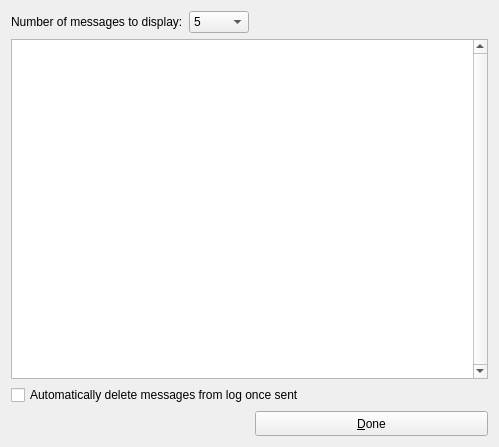
<?xml version="1.0" encoding="UTF-8"?>
<ui version="4.0">
 <class>messageWindow</class>
 <widget class="QDialog" name="messageWindow">
  <property name="geometry">
   <rect>
    <x>0</x>
    <y>0</y>
    <width>499</width>
    <height>447</height>
   </rect>
  </property>
  <property name="windowTitle">
   <string>Manage message log</string>
  </property>
  <property name="windowIcon">
   <iconset resource="resources/resources.qrc">
    <normaloff>:/icons/favicon.ico</normaloff>:/icons/favicon.ico</iconset>
  </property>
  <layout class="QGridLayout" name="gridLayout">
   <item row="0" column="0">
    <widget class="QLabel" name="label">
     <property name="maximumSize">
      <size>
       <width>16777215</width>
       <height>16777215</height>
      </size>
     </property>
     <property name="text">
      <string>Number of messages to display:</string>
     </property>
    </widget>
   </item>
   <item row="0" column="2" colspan="2">
    <spacer name="horizontalSpacer_2">
     <property name="orientation">
      <enum>Qt::Horizontal</enum>
     </property>
     <property name="sizeHint" stdset="0">
      <size>
       <width>40</width>
       <height>20</height>
      </size>
     </property>
    </spacer>
   </item>
   <item row="2" column="0" colspan="3">
    <widget class="QCheckBox" name="cb_autoDelete">
     <property name="text">
      <string>Automatically delete messages from log once sent</string>
     </property>
    </widget>
   </item>
   <item row="0" column="4">
    <widget class="QPushButton" name="pb_earlyFirst">
     <property name="maximumSize">
      <size>
       <width>25</width>
       <height>16777215</height>
      </size>
     </property>
     <property name="toolTip">
      <string>Earliest message first</string>
     </property>
     <property name="text">
      <string/>
     </property>
     <property name="icon">
      <iconset resource="resources/resources.qrc">
       <normaloff>:/icons/go-down.png</normaloff>:/icons/go-down.png</iconset>
     </property>
     <property name="iconSize">
      <size>
       <width>22</width>
       <height>22</height>
      </size>
     </property>
     <property name="flat">
      <bool>true</bool>
     </property>
    </widget>
   </item>
   <item row="0" column="5">
    <widget class="QPushButton" name="pb_oldFirst">
     <property name="maximumSize">
      <size>
       <width>25</width>
       <height>16777215</height>
      </size>
     </property>
     <property name="toolTip">
      <string>Oldest message first</string>
     </property>
     <property name="text">
      <string/>
     </property>
     <property name="icon">
      <iconset resource="resources/resources.qrc">
       <normaloff>:/icons/go-up.png</normaloff>:/icons/go-up.png</iconset>
     </property>
     <property name="iconSize">
      <size>
       <width>22</width>
       <height>22</height>
      </size>
     </property>
     <property name="flat">
      <bool>true</bool>
     </property>
    </widget>
   </item>
   <item row="1" column="0" colspan="7">
    <widget class="QListWidget" name="lw_messages">
     <property name="verticalScrollBarPolicy">
      <enum>Qt::ScrollBarAlwaysOn</enum>
     </property>
    </widget>
   </item>
   <item row="3" column="2" colspan="5">
    <widget class="QPushButton" name="pb_done">
     <property name="minimumSize">
      <size>
       <width>150</width>
       <height>25</height>
      </size>
     </property>
     <property name="text">
      <string>&amp;Done</string>
     </property>
     <property name="icon">
      <iconset resource="resources/resources.qrc">
       <normaloff>:/icons/dialog-ok.png</normaloff>:/icons/dialog-ok.png</iconset>
     </property>
    </widget>
   </item>
   <item row="0" column="1">
    <widget class="QComboBox" name="cb_display">
     <property name="minimumSize">
      <size>
       <width>60</width>
       <height>0</height>
      </size>
     </property>
     <property name="maximumSize">
      <size>
       <width>60</width>
       <height>16777215</height>
      </size>
     </property>
     <property name="currentIndex">
      <number>0</number>
     </property>
     <item>
      <property name="text">
       <string>5</string>
      </property>
     </item>
     <item>
      <property name="text">
       <string>10</string>
      </property>
     </item>
     <item>
      <property name="text">
       <string>20</string>
      </property>
     </item>
     <item>
      <property name="text">
       <string>50</string>
      </property>
     </item>
    </widget>
   </item>
  </layout>
 </widget>
 <tabstops>
  <tabstop>cb_display</tabstop>
  <tabstop>pb_earlyFirst</tabstop>
  <tabstop>pb_oldFirst</tabstop>
  <tabstop>lw_messages</tabstop>
  <tabstop>cb_autoDelete</tabstop>
  <tabstop>pb_done</tabstop>
 </tabstops>
 <resources>
  <include location="resources/resources.qrc"/>
 </resources>
 <connections/>
</ui>
